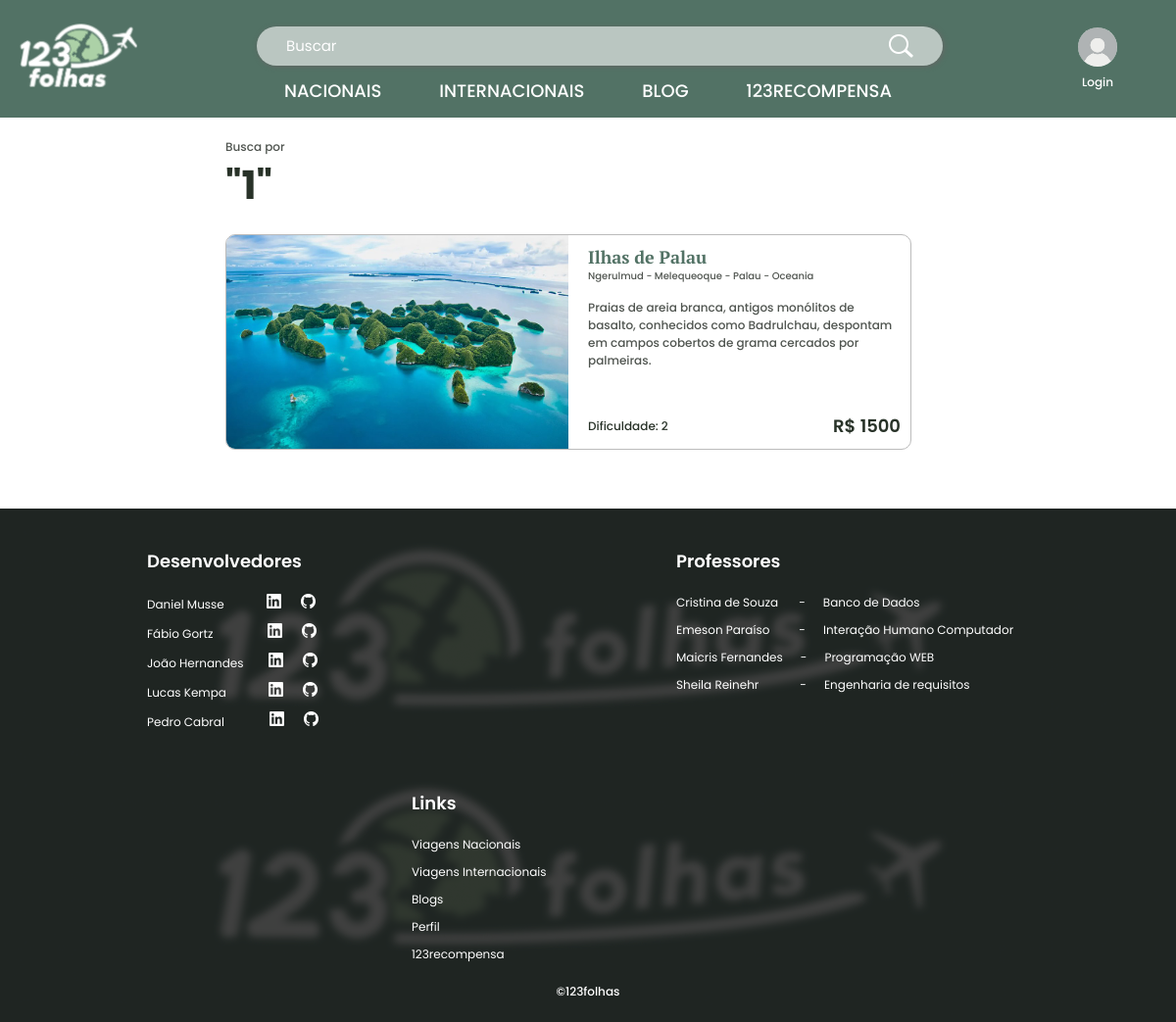
The app's page /busca/index.php?busca=1 with its own data.
### tables this page shows
CREATE TABLE `destino` (
  `Cod_Lugar` int NOT NULL AUTO_INCREMENT,
  `Nome_Lugar` varchar(50) DEFAULT NULL,
  `Desc_destino` varchar(255) DEFAULT NULL,
  `Cidade` varchar(30) DEFAULT '',
  `Estado` varchar(30) DEFAULT '',
  `Pais` varchar(30) DEFAULT NULL,
  `Continente` varchar(30) DEFAULT NULL,
  `Nivel_dificul` char(1) DEFAULT NULL,
  `Preco_aprox` int DEFAULT NULL,
  `HTML_pagina` text,
  PRIMARY KEY (`Cod_Lugar`),
  UNIQUE KEY `Nome_Lugar` (`Nome_Lugar`)
);

### busca/index.php (the view, shortened to what this page needs)
<!DOCTYPE html>
<html lang="pt-br">
<head>
    <link rel="stylesheet" href="style.css">
    <?php
    include("../connection.php");
    ?>
    <?php $termo_busca = isset($_GET['busca']) ? $_GET['busca'] : 0; ?>
</head>
<body>
    <header class="navegar">
        <nav class="barranav">
            <div class="logodentro">
                <a href="../"><img src="../img_principais/logo_semfundo.png" alt="logo 123 folhas" class="logo"></a>
            </div>
            <div class="emcoluna">
                <div id="divbusca"><span>Buscar</span><img src="../img_principais/lupa.png" alt="Buscar" id="lupa_busca"></div>
                <div class="alinharletra">
                    <a href="../nacionais/" class="letra">NACIONAIS</a>
                    <a href="../internacionais/" class="letra">INTERNACIONAIS</a>
                    <a href="../blog/" class="letra">BLOG</a>
                    <a href="../123recompensa/" class="letra">123RECOMPENSA</a>
                </div>
            </div>
            <div class="spaceperfil">
                <?php if (!isset($_SESSION['Cod_Cliente'])) : ?>
                    <a href="../login/">
                        <figure>
                            <img src="../img_principais/perfil_padrao.jpg" alt="logo 123 folhas" class="perfil">
                            <figcaption>Login</figcaption>
                        </figure>
                    </a>
                <?php endif; ?>
            </div>
        </nav>
    </header>
    <main>
        <section id="section_conteudo">
            <div id="busca_por_topo">
                <span>Busca por</span>
                <p>"<?php echo $termo_busca ?>"</p>
            </div>
            <section id="section_buscas">
                <?php
                if ($termo_busca == 0) {
                    echo 'Pesquisa vazia. Digite algo na barra de busca!';
                } else {
                    if (is_numeric($termo_busca)) {
                        $sql = "SELECT Cod_Lugar, Nome_Lugar, Cidade, Estado, Pais, Continente, Nivel_dificul, Preco_aprox, Desc_destino FROM Destino WHERE Cod_Lugar = '$termo_busca'";
                    } else {
                        $order = isset($_GET['order']) ? $_GET['order'] : '';
                        $sql = "CALL PesquisarDestino('$termo_busca', '$order');";
                    }
                    $result = $conn->query($sql);
                    if ($result->num_rows > 0) {
                        while ($row = $result->fetch_assoc()) {
                ?>
                            <div class="buscado_individual">
                                <div class="imagem_buscado"><a href="../destino/index.php?Cod_Lugar=<?php echo $row['Cod_Lugar'] ?>"><img src="../destino/imagens/viagem<?php echo $row['Cod_Lugar'] ?>.jpg" alt="viagem" <?php echo $row['Cod_Lugar'] ?>></a></div>
                                <div class="textos_buscado_individual">
                                    <div class="titulo_desc">
                                        <p class="nome_lugar"><a href="../destino/index.php?Cod_Lugar=<?php echo $row['Cod_Lugar']; ?>"><?php echo $row['Nome_Lugar'] ?></a></p>
                                        <p class="localizacao_lugar"><?php echo $row['Cidade'] . ' - ' . $row['Estado'] . ' - ' . $row['Pais'] . ' - ' . $row['Continente']; ?></p>
                                        <div class="descricao_destino">
                                            <p><?php echo $row['Desc_destino']; ?></p>
                                        </div>
                                    </div>
                                    <div class="div_dificuldade_preco">
                                        <div class="dificuldade_buscado">Dificuldade: <?php echo $row['Nivel_dificul']; ?></div>
                                        <div class="preco_buscado">R$ <?php echo $row['Preco_aprox']; ?></div>
                                    </div>
                                </div>
                            </div>
                <?php
                        }
                    }
                }
                ?>
            </section>
        </section>
    </main>
    <footer>
        <div id="dados_div">
            <div class="dados_footer">
                <p>Desenvolvedores</p>
                <ul>
                    <li>Daniel Musse &ensp; &ensp;&ensp; &ensp;<a href="linkedin.com" target="_blank"><img src="../img_principais/linkedin.png" alt="linkedin"></a><a href="github.com" target="_blank"><img src="../img_principais/github.png" alt="github"></a></li>
                    <li>Fábio Gortz &ensp;&ensp;&ensp;&ensp;&ensp;&ensp;&ensp;<a href="linkedin.com" target="_blank"><img src="../img_principais/linkedin.png" alt="linkedin"></a><a href="github.com" target="_blank"><img src="../img_principais/github.png" alt="github"></a>
                    </li>
                    <li>João Hernandes &ensp;&ensp;<a href="linkedin.com" target="_blank"><img src="../img_principais/linkedin.png" alt="linkedin"></a><a href="github.com" target="_blank"><img src="../img_principais/github.png" alt="github"></a></li>
                    <li>Lucas Kempa &ensp;&ensp;&ensp;&ensp;&ensp;<a href="https://www.linkedin.com/in/lucas-kempa-90a265286/" target="_blank"><img src="../img_principais/linkedin.png" alt="linkedin"></a><a href="github.com" target="_blank"><img src="../img_principais/github.png" alt="github"></a></li>
                    <li>Pedro Cabral&ensp;&ensp;&ensp;&ensp;&ensp;&ensp;<a href="https://www.linkedin.com/in/pedro-henrique-silva-cabral-2b820420b/" target="_blank"><img src="../img_principais/linkedin.png" alt="linkedin"></a><a href="https://github.com/phsilvacabral" target="_blank"><img src="../img_principais/github.png" alt="github"></a></li>
                </ul>
            </div>
            <div class="dados_footer">
                <p>Professores</p>
                <ul>
                    <li>Cristina de Souza&ensp;&ensp; &ensp;-&ensp;&ensp;&ensp;Banco de Dados</li>
                    <li>Emeson Paraíso&ensp;&ensp;&ensp;&ensp;&ensp;-&ensp;&ensp;&ensp;Interação Humano Computador</li>
                    <li>Maicris Fernandes&ensp;&ensp;&ensp;-&ensp;&ensp;&ensp;Programação WEB</li>
                    <li>Sheila Reinehr&ensp;&ensp;&ensp;&ensp;&ensp;&ensp;&ensp;-&ensp;&ensp;&ensp;Engenharia de
                        requisitos</li>
                </ul>
            </div>
            <div class="dados_footer" id="links_footer">
                <p>Links</p>
                <ul>
                    <li><a href="../nacionais/">Viagens Nacionais</a></li>
                    <li><a href="../internacionais/">Viagens Internacionais</a></li>
                    <li><a href="../blog/">Blogs</a></li>
                    <li><a href="../perfil/">Perfil</a></li>
                    <li><a href="../123recompensa/">123recompensa</a></li>
                </ul>
            </div>
        </div>
        <div id="copy123folhas"><a href="../">&copy;123folhas</a></div>
    </footer>
</body>
</html>

### busca/style.css (style rules this page uses)
body { background-color: #fff; overflow-y: scroll; overflow-x: hidden; }
* { margin: 0px; padding: 0px; box-sizing: border-box; }
.navegar { background-color: #527265; height: 120px; width: 100%; top: 0; left: 0; right: 0; position: fixed; z-index: 2; }
.barranav { max-width: 1200px; margin: 0 auto; display: flex; flex-flow: row nowrap; align-items: center; justify-content: space-between; height: 100%; font-family: 'poppins_medio'; }
.logo { height: 65px; min-width: 120px; }
.logodentro { min-width: 160px; display: flex; justify-content: center; }
.emcoluna { width: 700px; }
#divbusca { background-color: rgba(255, 255, 255, 0.6); margin: 12px; border-radius: 20px; height: 40px; width: 100%; border: none; border-radius: 20px; box-shadow: 1px 1px 5px #646564; font-size: 15px; display: flex; padding: 0 30px; justify-content: space-between; align-items: center; color: white; font-family: 'poppins'; user-select: none; cursor: pointer; }
#lupa_busca { width: 25px; }
.letra { border-radius: 10px; color: white; text-decoration: none; font-size: 18px; padding: 0px 10px 0px 10px; }
.alinharletra { display: flex; align-items: center; justify-content: space-between; max-width: 700px; margin: 0 30px 0 30px; }
figcaption { font-size: 12px; color: white; }
.perfil { height: 40px; width: 40px; border-radius: 20px; }
.spaceperfil { min-width: 160px; display: flex; justify-content: center; }
a:link { text-align: center; text-decoration: none; color: white; }
footer { background-image: url(../img_principais/logo_footer.png); background-repeat: repeat-y; min-height: 300px; background-size: 100%; bottom: 0; width: 100%; }
@media (max-width: 500px),
(min-width: 300px) { .dados_footer { width: 400px; } }
#dados_div { display: flex; flex-wrap: wrap; display: flex; padding: 0 60px; justify-content: space-between; }
.dados_footer { color: white; font-family: 'poppins'; font-size: 12px; min-width: 230px; margin: 20px auto 10px auto; }
.dados_footer ul { list-style-type: none; }
.dados_footer img { width: 15px; height: 15px; }
.dados_footer p { font-family: 'poppins_semibold'; font-size: 18px; margin: 20px; }
.dados_footer a { color: white; text-decoration: none; padding: 2px 10px; border-radius: 10px; }
.dados_footer li { margin: 10px 20px; }
#links_footer li { color: white; text-decoration: none; margin: 10px; }
#copy123folhas { height: 40px; width: 100%; text-align: center; text-decoration: none; font-size: 12px; font-family: poppins_medio; }
#copy123folhas a { color: white; }
main { margin-top: 140px; display: flex; justify-content: center; }
#section_conteudo { margin: 0 20px 40px 20px; width: 740px; }
#busca_por_topo { width: 80%; margin: 0 0 20px 0; }
#busca_por_topo span { font-family: 'poppins_medio'; font-size: 12px; color: #505550; }
#busca_por_topo p { font-family: 'poppins_bold'; font-size: 40px; color: #283228; }
#section_buscas { display: flex; flex-wrap: wrap; width: 100%; justify-content: space-between; }
.buscado_individual { margin: 0 0 20px 0; display: flex; width: 700px; height: 220px; border-radius: 10px; border: 1px solid #bbb; position: relative; transition: box-shadow 0.15s, border-style 0.15s, border-color 0.15s, border-width 0.15s; }
.imagem_buscado { max-width: 50%; min-width: 50%; overflow: hidden; }
.imagem_buscado img { width: 100%; min-height: 100%; border-radius: 9px 0 0 9px; cursor: pointer; user-select: none; }
.textos_buscado_individual { margin: 10px 10px 10px 20px; position: relative; width: 100%; overflow-x: hidden; }
.titulo_desc { height: 160px; overflow-y: scroll; overflow-wrap: break-word; }
.nome_lugar { font-family: 'pt_serif'; font-size: 18px; color: #527265; width: 100%; text-decoration: none; }
.nome_lugar a { color: #527265; }
.localizacao_lugar { font-family: 'poppins_medio'; font-size: 10px; color: #505550; margin: 0 0 15px 0; cursor: default; }
.descricao_destino { margin: 10px 0 0 0; color: #505550; font-size: 12px; font-family: 'poppins_medio'; }
.div_dificuldade_preco { display: flex; flex-wrap: wrap; justify-content: space-between; position: absolute; bottom: 0px; width: 100%; }
.dificuldade_buscado { display: flex; color: #283228; font-family: 'poppins_medio'; font-size: 12px; align-items: center; }
.preco_buscado { font-family: 'poppins_semibold'; color: #283228; font-size: 18px; }

### records on screen
destino: Nome_Lugar "Ilhas de Palau", Cidade "Ngerulmud", Estado "Melequeoque", Pais "Palau", Continente "Oceania", Desc_destino "Praias de areia branca, antigos monólitos de basalto, conhecidos como Badrulchau, despontam em campos cobertos de grama cercados por palmeiras.", Nivel_dificul "2", Preco_aprox "1500"

### other values on screen
$termo_busca "1"
